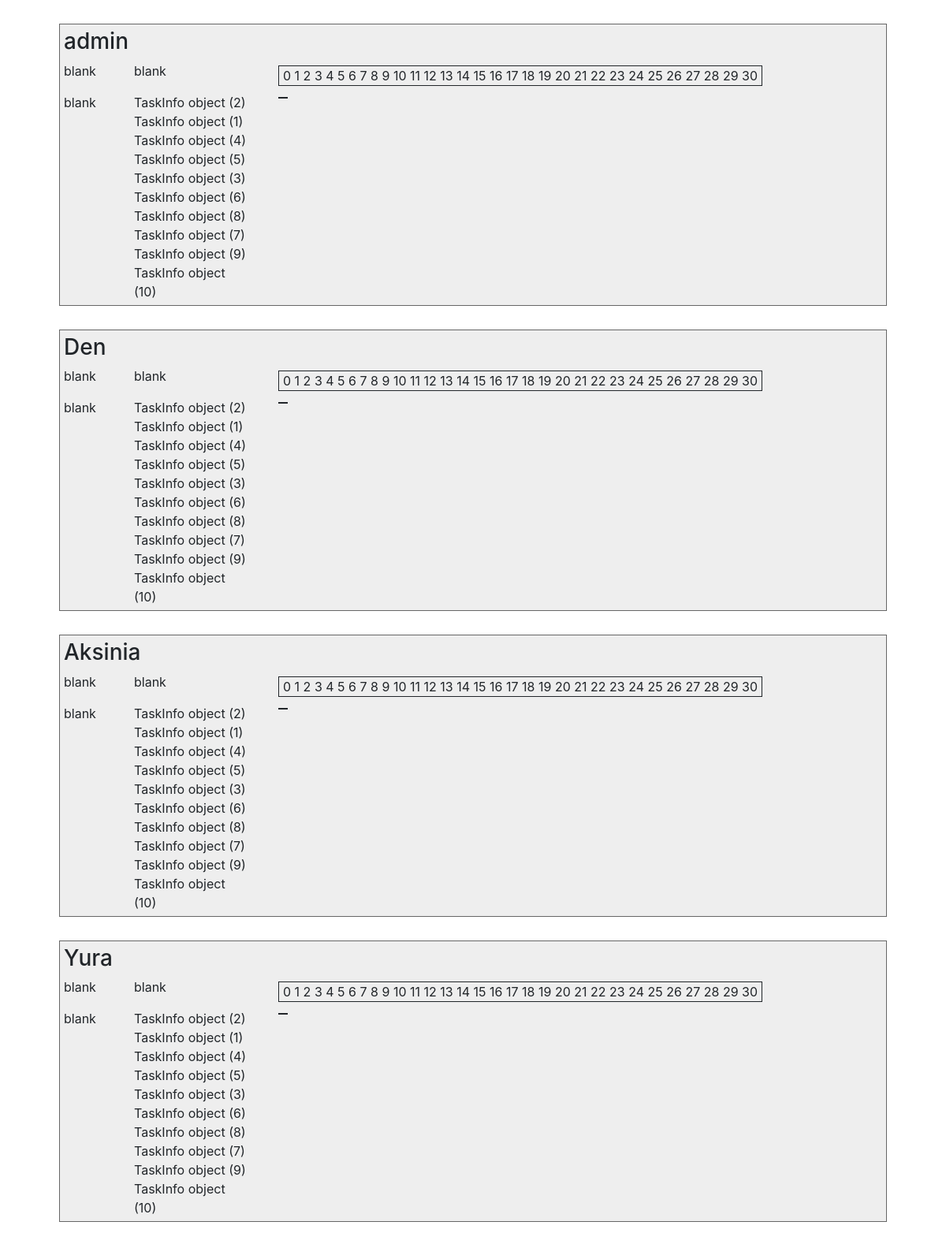
/ (signed in), run on the app's committed database.
### main/models.py (models this page shows, shortened)
class AdvancedUser(AbstractUser):
    profile_image = models.ImageField(upload_to='user/profile_image', default='img/default_image.jpg')
    is_activated = models.BooleanField(default=True, db_index=True,
                                       verbose_name='Прошел активацию')
    send_messages = models.BooleanField(default=True,
                                        verbose_name='Слать оповещения о новых комментариях?')
    board = models.ForeignKey('MainTaskBoard', on_delete=models.CASCADE, blank=True)
    class Meta(AbstractUser.Meta):
        pass

class TaskInfo(models.Model):
    duration = {
        ('single', 'single'),
        ('day', 'day'),
        ('week', 'week'),
        ('long', 'long')
    }
    main_board = models.ForeignKey(MainTaskBoard, on_delete=models.CASCADE)
    name = models.CharField(max_length=50, verbose_name='Задача')
    description = models.TextField(max_length=2000, verbose_name='Дополнительное описание задачи')
    author = models.ForeignKey(AdvancedUser, on_delete=models.CASCADE, verbose_name='Автор')
    t_duration = models.CharField(choices=duration, max_length=10)
    created_at = models.DateField(editable=False, verbose_name='Создано')
    class Meta:
        verbose_name = 'Задача'
        verbose_name_plural = 'Задачи'
        ordering = ['author', 't_duration']

### main/views.py (the view)
# urls.py: url('', main_board, name='main_board'),
def main_board(request):
    days = days_in_month(datetime.datetime.now().strftime('%B'))
    user_bord_pk = AdvancedUser.objects.get(pk=request.user.pk).board.pk
    main_board = MainTaskBoard.objects.get(pk=user_bord_pk)
    board_users = main_board.advanceduser_set.all()
    users_pk = [pk.pk for pk in board_users]
    all_tasks = TaskInfo.objects.filter(author__in=users_pk)
    print(all_tasks)
    context = {'board_users': board_users, 'main_board': main_board,
               'days': range(days), 'all_tasks': all_tasks}
    return render(request, 'main/main_board.html', context)

### main/calendar.py (called while the page is built)
def days_in_month(month):
    return months[month.lower()]

### main/templates/main/main_board.html (shortened to what this page needs)
{% extends 'main/base.html' %}
{% load bootstrap4 %}
{% load task_length %}
{% block content %}
<div class="container">
    {% for user in board_users %}
    <div class="UserTable">
        <h3>{{ user }}</h3>
        <div class="row">
            <div class="col-md-1">
                <p>blank</p>
            </div>
            <div class="col-md-2">
                <p>blank</p>
            </div>
            <div class="col-md-9">
                <div class="Cell">
                    {% for day in days %}
                        {{ day }}
                    {% endfor %}
                </div>
            </div>
        </div>
        <div class="row">
                <div class="col-md-1">
                    <p>blank</p>
                </div>
                <div class="col-md-2">
                    {% for task in all_tasks %}
                        {{ task }}
                    {% endfor %}
                </div>
                <div class="col-md-9">
                    <div class="Cell">
                    </div>
                </div>
        </div>
    </div>
    {% endfor %}
    </div>
{% endblock %}

### static/css/style.css (style rules this page uses)
.UserTable { display: table; width:auto; background-color:#eee; border:1px solid #666666; border-spacing:5px; margin: 30px; }
.Cell { display: table-cell; border: solid; border-width: thin; padding-left: 5px; padding-right: 5px; }

### data on the page
AdvancedUser: username "admin", days "0" "1" "2" "3" "4" "5" "6" "7" "8" "9" "10" "11" "12" "13" "14" "15" "16" "17" "18" "19" "20" "21" "22" "23" "24" "25" "26" "27" "28" "29" "30"
TaskInfo: id "TaskInfo object (2)"
TaskInfo: id "TaskInfo object (1)"
TaskInfo: id "TaskInfo object (4)"
TaskInfo: id "TaskInfo object (5)"
TaskInfo: id "TaskInfo object (3)"
TaskInfo: id "TaskInfo object (6)"
TaskInfo: id "TaskInfo object (8)"
TaskInfo: id "TaskInfo object (7)"
TaskInfo: id "TaskInfo object (9)"
TaskInfo: id "TaskInfo object (10)"
AdvancedUser: username "Den", days "0" "1" "2" "3" "4" "5" "6" "7" "8" "9" "10" "11" "12" "13" "14" "15" "16" "17" "18" "19" "20" "21" "22" "23" "24" "25" "26" "27" "28" "29" "30"
AdvancedUser: username "Aksinia", days "0" "1" "2" "3" "4" "5" "6" "7" "8" "9" "10" "11" "12" "13" "14" "15" "16" "17" "18" "19" "20" "21" "22" "23" "24" "25" "26" "27" "28" "29" "30"
AdvancedUser: username "Yura", days "0" "1" "2" "3" "4" "5" "6" "7" "8" "9" "10" "11" "12" "13" "14" "15" "16" "17" "18" "19" "20" "21" "22" "23" "24" "25" "26" "27" "28" "29" "30"
